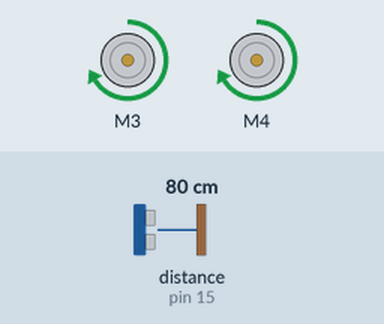
The sketch below on a simulated Arduino Uno, built with avr-gcc and run on an emulated ATmega328P. Shown: 2 × DC motor (green arrow = forward, orange = backward, longer = faster). The test bench sets the inputs (shaded band); at power-on: distance to the obstacle (sensor on pin 15) 80 cm.

Above: at 1.2 s.
1.3 s: distance to the obstacle (sensor on pin 15) set to 33 cm
2.8 s: distance to the obstacle (sensor on pin 15) set to 27 cm
At 3.1 s:
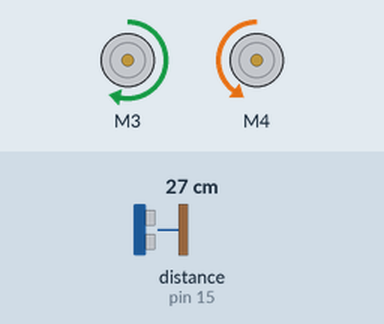
4.3 s: distance to the obstacle (sensor on pin 15) set to 75 cm
5.8 s: distance to the obstacle (sensor on pin 15) set to 82 cm
At 6.2 s:
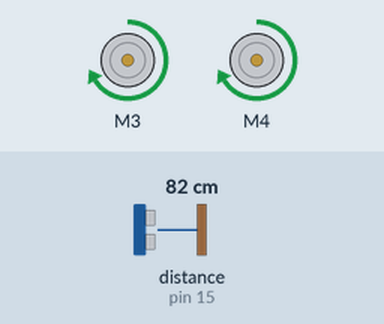
7.3 s: distance to the obstacle (sensor on pin 15) set to 2 cm
At 7.8 s:
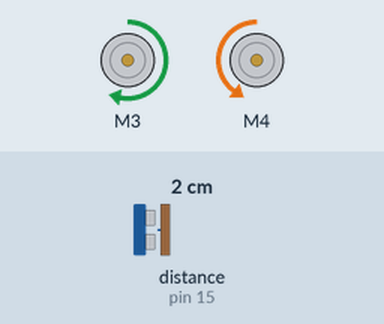
Timing chart, 0 to 9.8 s (numbered marks = the images above; inputs shaded):
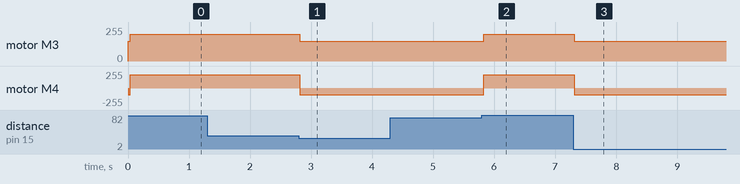

The sketch:

autonomous.ino
```cpp
#include <NewPing.h>
#include <AFMotor.h>
#include <StandardCplusplus.h>
#include <vector>

#define MIN_DISTANCE 30
#define MAX_DISTANCE 200
#define SAMPLE_SIZE 5

AF_DCMotor left_motor(3);
AF_DCMotor rght_motor(4);
NewPing sonar(14, 15, MAX_DISTANCE);
std::vector<int> distances (5);

void turn_right()
{
  left_motor.setSpeed(150);
  rght_motor.setSpeed(100);
  left_motor.run(FORWARD);
  rght_motor.run(BACKWARD);
}

void go_straight()
{
  left_motor.setSpeed(200);
  rght_motor.setSpeed(200);
  left_motor.run(FORWARD);
  rght_motor.run(FORWARD);
}

int scan_surroundings()
{
  int distance;
  int averaged_distance;
  int total = 0;

  if (distances.size() >= SAMPLE_SIZE)
  {
    distances.erase(distances.begin());
  }

  distance = (sonar.ping() / US_ROUNDTRIP_CM);

  //Serial.print("\nPinged distance: ");
  //Serial.print(distance);
  if (distance == 0)
  {
    distance = 2 * MAX_DISTANCE;
  }

  distances.push_back(distance);

  for (int ii : distances)
  {
    total += ii;
  }

  averaged_distance = total / distances.size();

  return(averaged_distance);

}

void setup()
{
  left_motor.setSpeed(200);
  rght_motor.setSpeed(200);
  rght_motor.run(RELEASE);
  left_motor.run(RELEASE);
  //Serial.begin(9600);
}

void loop()
{
  int distance = scan_surroundings();
  //Serial.print("\nAveraged distance: ");
  //Serial.print(distance);

  if (distance < MIN_DISTANCE)
  {
    turn_right();
  }
  else if (distance > 80)
  {
    go_straight();
  }

  delay(2);
}
```

Measured:
- the behaviour switches between 30 and 29 cm on distance to the obstacle (sensor on pin 15) (found by bisection; images 0 and 1)
- the behaviour switches between 79 and 80 cm on distance to the obstacle (sensor on pin 15) (found by bisection; images 1 and 2)
- after the input at 1.3 s, every drawn part: stays the same
- after the input at 2.8 s, motor M3: forward 200/255 → forward 150/255 at once; motor M4: forward 200/255 → backward 100/255 at once
- after the input at 4.3 s, every drawn part: stays the same
- after the input at 5.8 s, motor M3: forward 150/255 → forward 200/255 at once; motor M4: backward 100/255 → forward 200/255 at once
- after the input at 7.3 s, motor M3: forward 200/255 → forward 150/255 at once; motor M4: forward 200/255 → backward 100/255 at once
